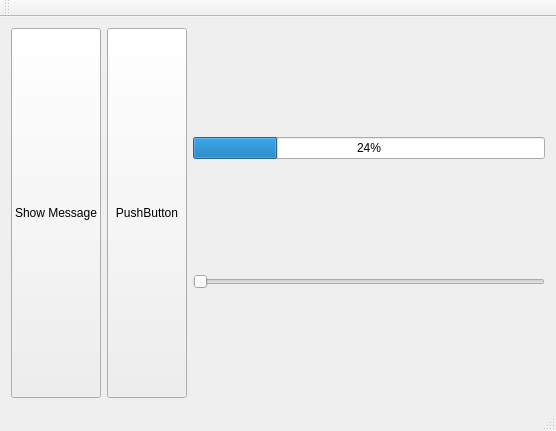
<?xml version="1.0" encoding="UTF-8"?>
<ui version="4.0">
 <class>MainWindow</class>
 <widget class="QMainWindow" name="MainWindow">
  <property name="geometry">
   <rect>
    <x>0</x>
    <y>0</y>
    <width>556</width>
    <height>431</height>
   </rect>
  </property>
  <property name="windowTitle">
   <string>MainWindow</string>
  </property>
  <widget class="QWidget" name="centralWidget">
   <layout class="QHBoxLayout" name="horizontalLayout">
    <item>
     <widget class="QPushButton" name="pushButton">
      <property name="sizePolicy">
       <sizepolicy hsizetype="Minimum" vsizetype="Preferred">
        <horstretch>0</horstretch>
        <verstretch>0</verstretch>
       </sizepolicy>
      </property>
      <property name="text">
       <string>Show Message</string>
      </property>
     </widget>
    </item>
    <item>
     <widget class="QPushButton" name="pushButton_2">
      <property name="sizePolicy">
       <sizepolicy hsizetype="Minimum" vsizetype="Preferred">
        <horstretch>0</horstretch>
        <verstretch>0</verstretch>
       </sizepolicy>
      </property>
      <property name="text">
       <string>PushButton</string>
      </property>
     </widget>
    </item>
    <item>
     <layout class="QVBoxLayout" name="verticalLayout">
      <item>
       <widget class="QProgressBar" name="progressBar">
        <property name="value">
         <number>24</number>
        </property>
       </widget>
      </item>
      <item>
       <widget class="QSlider" name="horizontalSlider">
        <property name="orientation">
         <enum>Qt::Horizontal</enum>
        </property>
       </widget>
      </item>
     </layout>
    </item>
   </layout>
  </widget>
  <widget class="QMenuBar" name="menuBar">
   <property name="geometry">
    <rect>
     <x>0</x>
     <y>0</y>
     <width>556</width>
     <height>21</height>
    </rect>
   </property>
  </widget>
  <widget class="QToolBar" name="mainToolBar">
   <attribute name="toolBarArea">
    <enum>TopToolBarArea</enum>
   </attribute>
   <attribute name="toolBarBreak">
    <bool>false</bool>
   </attribute>
  </widget>
  <widget class="QStatusBar" name="statusBar"/>
 </widget>
 <layoutdefault spacing="6" margin="11"/>
 <resources/>
 <connections/>
</ui>
